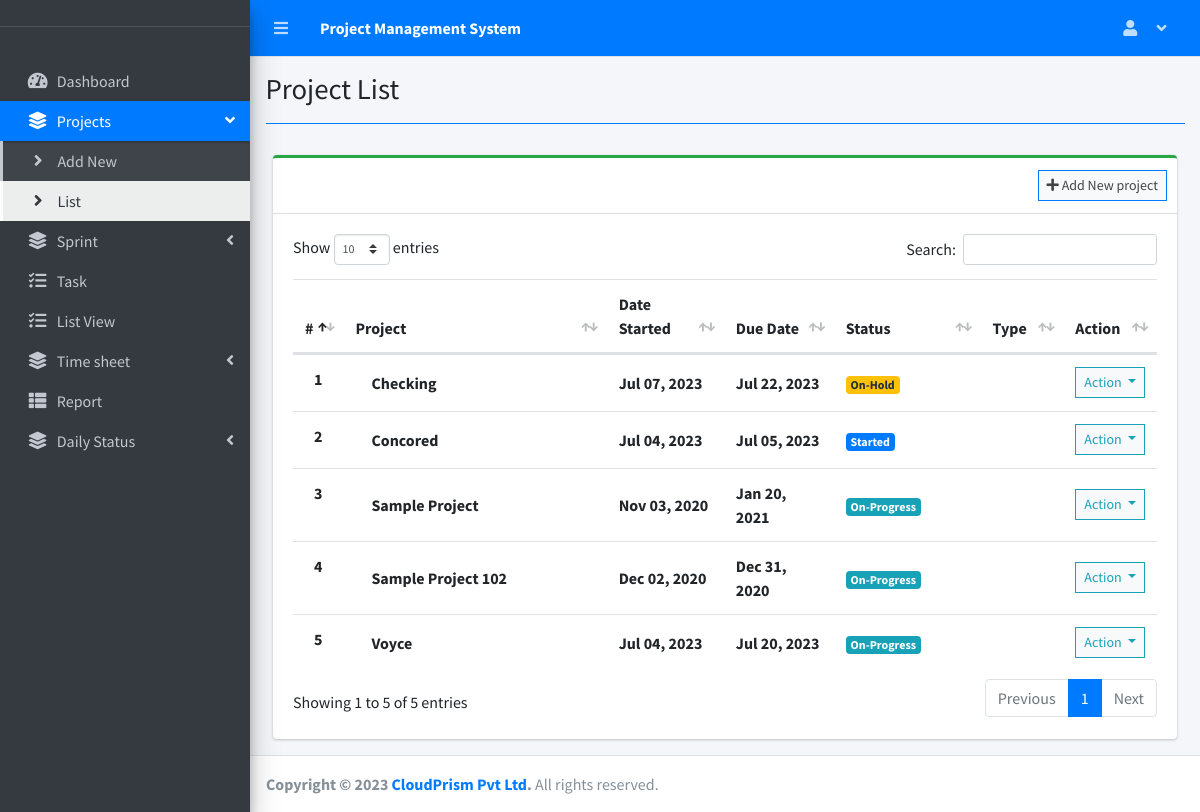
Screenshot of /index.php?page=project_list (signed in) with the database file from the repository.
### tables this page shows
CREATE TABLE `project_list` (
  `id` int(30) NOT NULL,
  `name` varchar(200) NOT NULL,
  `description` text NOT NULL,
  `status` tinyint(2) NOT NULL,
  `start_date` date NOT NULL,
  `end_date` date NOT NULL,
  `manager_id` int(30) NOT NULL,
  `user_ids` text NOT NULL,
  `date_created` datetime NOT NULL DEFAULT current_timestamp()
);

### project_list.php (the view, shortened to what this page needs)
<?php include'db_connect.php' ?>
<div class="col-lg-12">
	<div class="card card-outline card-success">
		<div class="card-header">
            <?php if($_SESSION['login_type'] != 3 && $_SESSION['login_type'] != 5 && $_SESSION['login_type'] != 7 && $_SESSION['login_type'] != 6 && $_SESSION['login_type'] != 8): ?>
			<div class="card-tools">
					<a class="btn btn-block btn-sm btn-default btn-flat border-primary" href="./index.php?page=new_project"><i class="fa fa-plus"></i> Add New project</a>
			</div>
            <?php endif; ?>
		</div>
		<div class="card-body">
			<div class="table-responsive">
			<table class="table tabe-hover table-condensed" id="list">
				<colgroup>
					<col width="5%">
					<col width="35%">
					<col width="15%">
					<col width="15%">
					<col width="20%">
					<col width="10%">
				</colgroup>
				<thead>
					<tr>
						<th class="text-center">#</th>
						<th>Project</th>
						<th>Date Started</th>
						<th>Due Date</th>
						<th>Status</th>
						<th>Type </th>
						<th>Action</th>
					</tr>
				</thead>
				<tbody>
					<?php
					$i = 1;
					$stat = array("Pending","Started","On-Progress","On-Hold","Over Due","Done");
					$where = "";
					$qry = $conn->query("SELECT * FROM project_list $where order by name asc");
					while($row= $qry->fetch_assoc()):
		                $cprog = $conn->query("SELECT * FROM task_list where project_id = {$row['id']} and status = 3")->num_rows;
		                $prod = $conn->query("SELECT * FROM user_productivity where project_id = {$row['id']}")->num_rows;
						if($row['status'] == 0 && strtotime(date('Y-m-d')) >= strtotime($row['start_date'])):
						if($prod  > 0  || $cprog > 0)
		                  $row['status'] = 2;
		                else
		                  $row['status'] = 1;
						elseif($row['status'] == 0 && strtotime(date('Y-m-d')) > strtotime($row['end_date'])):
						$row['status'] = 4;
						endif;
					?>
					<tr>
						<th class="text-center"><?php echo $i++ ?></th>
						<td>
							<p><a class="dropdown-item view_project" href="./index.php?page=view_project&id=<?php echo $row['id'] ?>" data-id="<?php echo $row['id'] ?>"><b><?php echo ucwords($row['name']) ?></b></a></p>
						</td>
						<td><b><?php echo date("M d, Y",strtotime($row['start_date'])) ?></b></td>
						<td><b><?php echo date("M d, Y",strtotime($row['end_date'])) ?></b></td>
						<td>
							<?php
							  if($stat[$row['status']] =='Pending'){
							  	echo "<span class='badge badge-secondary'>{$stat[$row['status']]}</span>";
							  }elseif($stat[$row['status']] =='Started'){
							  	echo "<span class='badge badge-primary'>{$stat[$row['status']]}</span>";
							  }elseif($stat[$row['status']] =='On-Progress'){
							  	echo "<span class='badge badge-info'>{$stat[$row['status']]}</span>";
							  }elseif($stat[$row['status']] =='On-Hold'){
							  	echo "<span class='badge badge-warning'>{$stat[$row['status']]}</span>";
							  }elseif($stat[$row['status']] =='Over Due'){
							  	echo "<span class='badge badge-danger'>{$stat[$row['status']]}</span>";
							  }elseif($stat[$row['status']] =='Done'){
							  	echo "<span class='badge badge-success'>{$stat[$row['status']]}</span>";
							  }
							?>
						</td>
						<td>
						</td>
						<td class="text-center">
							<button type="button" class="btn btn-default btn-sm btn-flat border-info wave-effect text-info dropdown-toggle" data-toggle="dropdown" aria-expanded="true">
		                      Action
		                    </button>
						</td>
					</tr>
				<?php endwhile; ?>
				</tbody>
			</table>
			</div>
		</div>
	</div>
</div>

### project_list.php (style rules this page uses)
table p { margin: unset !important; }
table td { vertical-align: middle !important }

### rows the page displays
project_list: name "Checking", start_date "Jul 07, 2023", end_date "Jul 22, 2023", status "On-Hold"
project_list: name "Concored", start_date "Jul 04, 2023", end_date "Jul 05, 2023", status "Started"
project_list: name "Sample Project", start_date "Nov 03, 2020", end_date "Jan 20, 2021", manager "On-Progress"
project_list: name "Sample Project 102", start_date "Dec 02, 2020", end_date "Dec 31, 2020", status "On-Progress"
project_list: name "Voyce", start_date "Jul 04, 2023", end_date "Jul 20, 2023", status "On-Progress"

### other values shown
$title "Project List"
